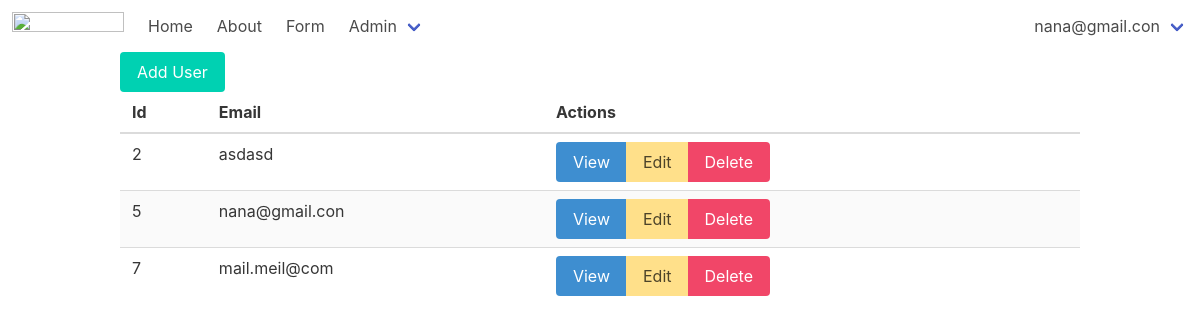
Page /admin/users (signed in) on the committed database.
### tables this page shows
CREATE TABLE users
(
    id       integer
        constraint users_pk
            primary key autoincrement,
    email    text not null
        constraint users_pk2
            unique,
    password text not null
);

### helpers.php (called while the page is built, shortened)
<?php
function view($viewName, $variables=[]){
    extract($variables);
    include __DIR__ . "/views/$viewName.php";
}
function auth(){
    return User::auth();
}

### src/DB.php (called while the page is built, shortened)
<?php
class DB
{
    private $conn;
    public function __construct()
    {
        try {
            $this->conn = new PDO("sqlite:db.sqlite");
            $this->conn->setAttribute(PDO::ATTR_ERRMODE, PDO::ERRMODE_EXCEPTION);
        } catch (PDOException $e) {
            echo "Connection failed: " . $e->getMessage();
        }
    }
    public function all($tabel, $class)
    {
        $stmt = $this->conn->prepare("SELECT * FROM $tabel");
        $stmt->execute();
        $stmt->setFetchMode(PDO::FETCH_CLASS, $class);
        return $stmt->fetchAll();
    }
    public function find(string $tabel, string $class, $id)
    {
        $stmt = $this->conn->prepare("SELECT * FROM $tabel WHERE id=$id");
        $stmt->execute();
        $stmt->setFetchMode(PDO::FETCH_CLASS, $class);
        return $stmt->fetch();
    }
}

### src/Models/Model.php (called while the page is built, shortened)
<?php
class Model
{
    static $table;
    public static function all()
    {
        $db = new DB();
        return $db->all(static::$table, static::class);
    }
    public static function find($id)
    {
        $db = new DB();
        return $db->find(static::$table, static::class, $id);
    }
};

### src/Models/User.php (called while the page is built, shortened)
<?php
class User extends Model {
    public static function auth(){
        if(isset($_SESSION['user'])){
            return User::find($_SESSION['user']);
        }
        return false;
    }
}

### views/users/index.php (the view)
<?php include __DIR__ . '/../partials/header.php' ?>
<div class="container">
    <a href="/admin/users/create" class="button is-primary">Add User</a>
    <table class="table is-fullwidth is-striped">
        <thead>
            <th>Id</th>
            <th>Email</th>
            <th>Actions</th>
        </thead>
        <tbody>
            <?php foreach($users as $user): ?>
                <tr>
                    <td><?=$user->id?></td>
                    <td><?=$user->email?></td>
                    <td>
                        <div class="buttons has-addons">
                            <a href="/admin/users/show?id=<?=$user->id?>" class="button is-info">View</a>
                            <a href="/admin/users/edit?id=<?=$user->id?>" class="button is-warning">Edit</a>
                            <a href="/admin/users/delete?id=<?=$user->id?>" class="button is-danger" href="/admin/users/delete?id=<?=$user->id?>">Delete</a>
                        </div>
                    </td>
                </tr>
            <?php endforeach; ?>
        </tbody>
    </table>
</div>
<?php include __DIR__ . '/../partials/footer.php' ?>

### views/partials/nav.php (shortened to what this page needs)
<nav class="navbar" role="navigation" aria-label="main navigation">
  <div class="navbar-brand">
    <a class="navbar-item" href="/">
      <img src="https://bulma.io/images/bulma-logo.png" width="112" height="28">
    </a>
  </div>
  <div id="navbarBasicExample" class="navbar-menu">
    <div class="navbar-start">
      <a href="/" class="navbar-item">
        Home
      </a>
      <a href="/about" class="navbar-item">
        About
      </a>
      <a href="/form" class="navbar-item">
        Form
      </a>
      <div class="navbar-item has-dropdown is-hoverable">
        <a class="navbar-link">
          Admin
        </a>
      </div>
    </div>
    <div class="navbar-end">
      <?php if(auth()): ?>
        <div class="navbar-item has-dropdown is-hoverable">
        <a class="navbar-link">
          <?= auth()->email ?>
        </a>
      </div>
    <?php endif ?>
  </div>
</nav>

### rows in the picture
users: email "nana@gmail.con", id "5"
users: id "2", email "asdasd"
users: id "7", email "mail.meil@com"
